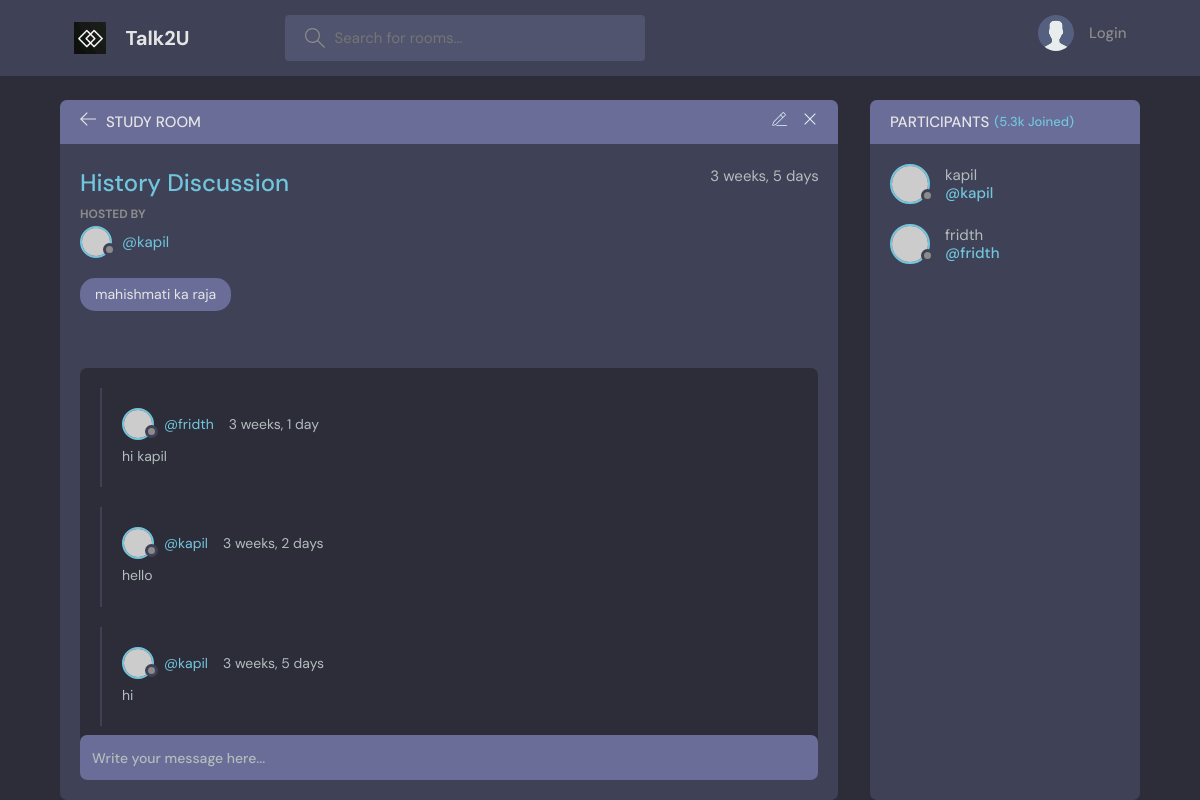
Screenshot of /room/7/ with the database file from the repository.
### base/models.py (models this page shows, shortened)
class Room(models.Model):
    host=models.ForeignKey(User,on_delete=models.SET_NULL, null=True)
    topic=models.ForeignKey(Topic, on_delete=models.SET_NULL, null=True)
    name=models.CharField(max_length=100)
    description=models.TextField(null=True , blank=True)
    participants=models.ManyToManyField(User, related_name='participants',blank=True)
    updated=models.DateTimeField(auto_now=True)
    created=models.DateTimeField(auto_now_add=True)
    class Meta():
        ordering= ['-updated','-created']

class Topic(models.Model):
    name=models.CharField(max_length=200)
    def __str__(self):
        return self.name

class Message(models.Model):
    user=models.ForeignKey(User,on_delete=models.CASCADE, default=True)
    room=models.ForeignKey(Room, on_delete=models.CASCADE )
    body=models.TextField()
    updated=models.DateTimeField(auto_now=True)
    created=models.DateTimeField(auto_now_add=True)
    class Meta():
        ordering= ['-updated','-created']

### base/views.py (the view, shortened to what this page needs)
# urls.py: path('room/<str:pk>/', views.room, name='room'),
def room(request,pk):
    room=Room.objects.get(id=pk)
    room_messages=room.message_set.all()
    participants=room.participants.all()
    context={'room':room,'room_messages':room_messages,'participants':participants}
    return render(request,'base/room.html',context)

### base/templates/base/room.html (shortened to what this page needs)
{% extends 'main.html' %}
{% block content %}
    <main class="profile-page layout layout--2">
      <div class="container">
        <div class="room">
          <div class="room__top">
            <div class="room__topLeft">
              <a href="{% url 'home' %}">
                <svg version="1.1" xmlns="http://www.w3.org/2000/svg" width="32" height="32" viewBox="0 0 32 32">
                  <title>arrow-left</title>
                  <path
                    d="M13.723 2.286l-13.723 13.714 13.719 13.714 1.616-1.611-10.96-10.96h27.625v-2.286h-27.625l10.965-10.965-1.616-1.607z"
                  ></path>
                </svg>
              </a>
              <h3>Study Room</h3>
            </div>
            <div class="room__topRight">
              <a href="{% url 'update-form' room.id %}">
              </a>
              <a href="{% url 'delete-room' room.id %}">
                <svg version="1.1" xmlns="http://www.w3.org/2000/svg" width="32" height="32" viewBox="0 0 32 32">
                  <title>remove</title>
                  <path
                    d="M27.314 6.019l-1.333-1.333-9.98 9.981-9.981-9.981-1.333 1.333 9.981 9.981-9.981 9.98 1.333 1.333 9.981-9.98 9.98 9.98 1.333-1.333-9.98-9.98 9.98-9.981z"
                  ></path>
                </svg>
              </a>
            </div>
          </div>
          <div class="room__box scroll">
            <div class="room__header scroll">
              <div class="room__info">
                <h3>{{room.name}}</h3>
                <span>{{room.created|timesince}}</span>
              </div>
              <div class="room__hosted">
                <p>Hosted By</p>
                <a href="{% url 'user-profile' user.id %}" class="room__author">
                  <div class="avatar avatar--small">
                    <img src="https://randomuser.me/api/portraits/men/37.jpg" />
                  </div>
                  <span>@{{room.host}}</span>
                </a>
              </div>
              <span class="room__topics">{{room.topic}}</span>
            </div>
            <div class="room__conversation">
              <div class="threads scroll">
                {% for message in room_messages %}
                <div class="thread">
                  <div class="thread__top">
                    <div class="thread__author">
                      <a href="{% url 'user-profile' message.user.id %}" class="thread__authorInfo">
                        <div class="avatar avatar--small">
                          <img src="https://randomuser.me/api/portraits/men/37.jpg" />
                        </div>
                        <span>@{{message.user}}</span>
                      </a>
                      <span class="thread__date">{{message.updated|timesince}}</span>
                    </div>
                  </div>
                  <div class="thread__details">
                    {{message.body}}
                  </div>
                </div>
                {% endfor %}
              </div>
            </div>
          </div>
          <div class="room__message">
            <form action="#" method="post">
              <input name="body" placeholder="Write your message here..." />
            </form>
          </div>
        </div>
        <div class="participants">
          <h3 class="participants__top">Participants <span>(5.3k Joined)</span></h3>
          <div class="participants__list scroll">
            {% for user in participants %}
            <a href="{% url 'user-profile' user.id %}" class="participant">
              <div class="avatar avatar--medium">
                <img src="https://randomuser.me/api/portraits/men/37.jpg" />
              </div>
              <p>
                {{user}}
                <span>@{{user.username}}</span>
              </p>
            </a>
            {% endfor %}
          </div>
        </div>
      </div>
    </main>
    {% endblock %}

### rows the page displays
Room: name "History Discussion", created "3 weeks, 5 days", host "kapil", topic "mahishmati ka raja"
Message: user "fridth", updated "3 weeks, 1 day", body "hi kapil"
Message: user "kapil", updated "3 weeks, 2 days", body "hello"
Message: user "kapil", updated "3 weeks, 5 days", body "hi"

### other values shown
{{ user }} "kapil"
{{ user.username }} "kapil"
{{ user }} "fridth"
{{ user.username }} "fridth"
